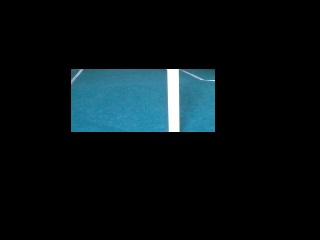
#> input picture mark_test/mypic/0.jpg, 320 x 240 px; its folder holds only this picture in this run
$ python find_line3.py
#> lines starting #> are read from the running program, lines starting #| are printed output that depends on the picture; after the words box and inside, x2 and y2 are one past the last pixel; in counts of white or black regions, pixels touching at a corner belong together
import cv2
import numpy as np
from matplotlib import pyplot as plt

a=0
img = cv2.imread('../mypic/%d.jpg' %a)
#> img is the input picture: shape (240, 320, 3); mean B, G, R 19.5, 16.4, 7.6
# imgblur=cv2.medianBlur(img,5)
gray = cv2.cvtColor(img, cv2.COLOR_BGR2GRAY)
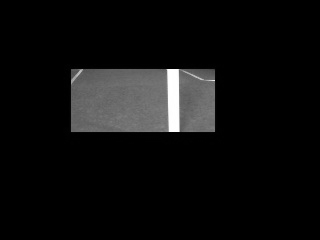
#> gray: shape (240, 320); min 0, max 255, mean 14.1
edges = cv2.Canny(gray, 50, 150, apertureSize=3)
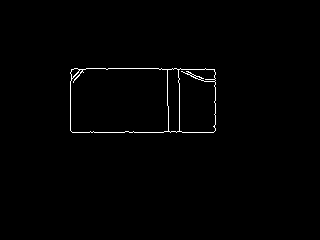
#> edges: shape (240, 320); 0.83% white in thin lines or dots, all inside (x1, y1, x2, y2) = (70, 68, 216, 133)
minLineLength = 100
maxLineGap = 10
lines = cv2.HoughLinesP(edges, 1, np.pi / 180, 100, minLineLength, maxLineGap)
#> lines = [[134, 132, 163, 132]]
for x1, y1, x2, y2 in lines[0]:
    cv2.line(img, (x1, y1), (x2, y2), (0, 255, 0), 2)
#> this loop made 1 pass
#> img: shape (240, 320, 3); 0.12% of pixels changed, all inside (x1, y1, x2, y2) = (133, 131, 165, 134)
cv2.imshow("edge", edges)
cv2.imshow("image", img)
cv2.waitKey(0)
